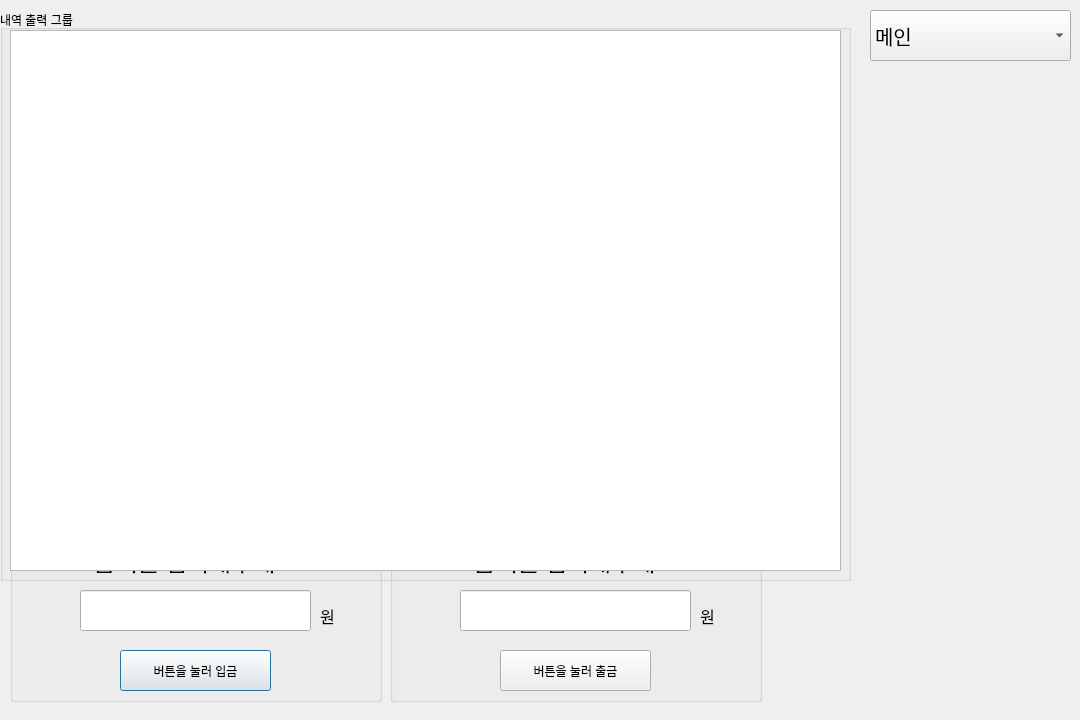
<?xml version="1.0" encoding="UTF-8"?>
<ui version="4.0">
 <class>Dialog</class>
 <widget class="QDialog" name="Dialog">
  <property name="geometry">
   <rect>
    <x>0</x>
    <y>0</y>
    <width>1080</width>
    <height>720</height>
   </rect>
  </property>
  <property name="windowTitle">
   <string>Dialog</string>
  </property>
  <widget class="QGroupBox" name="input">
   <property name="enabled">
    <bool>true</bool>
   </property>
   <property name="geometry">
    <rect>
     <x>10</x>
     <y>510</y>
     <width>372</width>
     <height>192</height>
    </rect>
   </property>
   <property name="sizePolicy">
    <sizepolicy hsizetype="Preferred" vsizetype="Preferred">
     <horstretch>0</horstretch>
     <verstretch>0</verstretch>
    </sizepolicy>
   </property>
   <property name="title">
    <string>입금 그룹</string>
   </property>
   <property name="alignment">
    <set>Qt::AlignLeading|Qt::AlignLeft|Qt::AlignVCenter</set>
   </property>
   <widget class="QPushButton" name="input_button">
    <property name="enabled">
     <bool>true</bool>
    </property>
    <property name="geometry">
     <rect>
      <x>110</x>
      <y>140</y>
      <width>151</width>
      <height>41</height>
     </rect>
    </property>
    <property name="sizePolicy">
     <sizepolicy hsizetype="Fixed" vsizetype="Fixed">
      <horstretch>0</horstretch>
      <verstretch>0</verstretch>
     </sizepolicy>
    </property>
    <property name="text">
     <string>버튼을 눌러 입금</string>
    </property>
   </widget>
   <widget class="QLineEdit" name="input_textbox">
    <property name="geometry">
     <rect>
      <x>70</x>
      <y>80</y>
      <width>231</width>
      <height>41</height>
     </rect>
    </property>
    <property name="font">
     <font>
      <pointsize>12</pointsize>
     </font>
    </property>
   </widget>
   <widget class="QLabel" name="label">
    <property name="geometry">
     <rect>
      <x>310</x>
      <y>90</y>
      <width>51</width>
      <height>31</height>
     </rect>
    </property>
    <property name="font">
     <font>
      <pointsize>12</pointsize>
     </font>
    </property>
    <property name="text">
     <string>원</string>
    </property>
   </widget>
   <widget class="QLabel" name="label_2">
    <property name="geometry">
     <rect>
      <x>20</x>
      <y>10</y>
      <width>331</width>
      <height>81</height>
     </rect>
    </property>
    <property name="font">
     <font>
      <family>함초롬돋움</family>
      <pointsize>18</pointsize>
     </font>
    </property>
    <property name="text">
     <string>금액을 입력해주세요</string>
    </property>
    <property name="alignment">
     <set>Qt::AlignCenter</set>
    </property>
   </widget>
  </widget>
  <widget class="QGroupBox" name="output">
   <property name="geometry">
    <rect>
     <x>390</x>
     <y>510</y>
     <width>372</width>
     <height>192</height>
    </rect>
   </property>
   <property name="sizePolicy">
    <sizepolicy hsizetype="Preferred" vsizetype="Preferred">
     <horstretch>0</horstretch>
     <verstretch>0</verstretch>
    </sizepolicy>
   </property>
   <property name="title">
    <string>출금 그룹</string>
   </property>
   <property name="alignment">
    <set>Qt::AlignLeading|Qt::AlignLeft|Qt::AlignVCenter</set>
   </property>
   <widget class="QPushButton" name="output_button">
    <property name="geometry">
     <rect>
      <x>110</x>
      <y>140</y>
      <width>151</width>
      <height>41</height>
     </rect>
    </property>
    <property name="sizePolicy">
     <sizepolicy hsizetype="Fixed" vsizetype="Fixed">
      <horstretch>0</horstretch>
      <verstretch>0</verstretch>
     </sizepolicy>
    </property>
    <property name="text">
     <string>버튼을 눌러 출금</string>
    </property>
   </widget>
   <widget class="QLineEdit" name="output_textbox">
    <property name="geometry">
     <rect>
      <x>70</x>
      <y>80</y>
      <width>231</width>
      <height>41</height>
     </rect>
    </property>
    <property name="font">
     <font>
      <pointsize>12</pointsize>
     </font>
    </property>
   </widget>
   <widget class="QLabel" name="label_3">
    <property name="geometry">
     <rect>
      <x>310</x>
      <y>90</y>
      <width>51</width>
      <height>31</height>
     </rect>
    </property>
    <property name="font">
     <font>
      <pointsize>12</pointsize>
     </font>
    </property>
    <property name="text">
     <string>원</string>
    </property>
   </widget>
   <widget class="QLabel" name="label_4">
    <property name="geometry">
     <rect>
      <x>20</x>
      <y>10</y>
      <width>331</width>
      <height>81</height>
     </rect>
    </property>
    <property name="font">
     <font>
      <family>함초롬돋움</family>
      <pointsize>18</pointsize>
     </font>
    </property>
    <property name="text">
     <string>금액을 입력해주세요</string>
    </property>
    <property name="alignment">
     <set>Qt::AlignCenter</set>
    </property>
   </widget>
  </widget>
  <widget class="QComboBox" name="recv_list">
   <property name="geometry">
    <rect>
     <x>870</x>
     <y>10</y>
     <width>201</width>
     <height>51</height>
    </rect>
   </property>
   <property name="font">
    <font>
     <pointsize>15</pointsize>
    </font>
   </property>
   <item>
    <property name="text">
     <string>메인</string>
    </property>
   </item>
   <item>
    <property name="text">
     <string>내역 출력</string>
    </property>
   </item>
   <item>
    <property name="text">
     <string>입금</string>
    </property>
   </item>
   <item>
    <property name="text">
     <string>출금</string>
    </property>
   </item>
   <item>
    <property name="text">
     <string>수정</string>
    </property>
   </item>
  </widget>
  <widget class="QGroupBox" name="print_all">
   <property name="geometry">
    <rect>
     <x>0</x>
     <y>10</y>
     <width>851</width>
     <height>571</height>
    </rect>
   </property>
   <property name="toolTipDuration">
    <number>-1</number>
   </property>
   <property name="title">
    <string>내역 출력 그룹</string>
   </property>
   <widget class="QListView" name="scroll_print_all">
    <property name="geometry">
     <rect>
      <x>10</x>
      <y>20</y>
      <width>831</width>
      <height>541</height>
     </rect>
    </property>
    <property name="font">
     <font>
      <pointsize>11</pointsize>
     </font>
    </property>
   </widget>
  </widget>
 </widget>
 <resources/>
 <connections>
  <connection>
   <sender>output_button</sender>
   <signal>clicked()</signal>
   <receiver>Dialog</receiver>
   <slot>on_clicked_output()</slot>
   <hints>
    <hint type="sourcelabel">
     <x>561</x>
     <y>667</y>
    </hint>
    <hint type="destinationlabel">
     <x>523</x>
     <y>457</y>
    </hint>
   </hints>
  </connection>
  <connection>
   <sender>input_button</sender>
   <signal>clicked()</signal>
   <receiver>Dialog</receiver>
   <slot>on_clicked_input()</slot>
   <hints>
    <hint type="sourcelabel">
     <x>248</x>
     <y>671</y>
    </hint>
    <hint type="destinationlabel">
     <x>234</x>
     <y>461</y>
    </hint>
   </hints>
  </connection>
  <connection>
   <sender>recv_list</sender>
   <signal>currentIndexChanged(int)</signal>
   <receiver>Dialog</receiver>
   <slot>on_dialog_changed()</slot>
   <hints>
    <hint type="sourcelabel">
     <x>941</x>
     <y>41</y>
    </hint>
    <hint type="destinationlabel">
     <x>911</x>
     <y>157</y>
    </hint>
   </hints>
  </connection>
 </connections>
 <slots>
  <slot>on_clicked_output()</slot>
  <slot>on_clicked_input()</slot>
  <slot>on_dialog_changed()</slot>
 </slots>
</ui>
